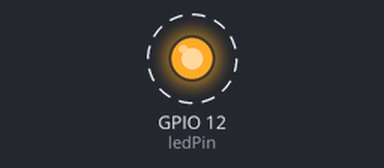
A sketch run on a simulated ESP32. Parts: output pins drawn as LEDs (lit = HIGH). Dashed ring = blinking.

Above: at 0.2 s.
Timing chart, 0 to 3.0 s (numbered marks = the images above):
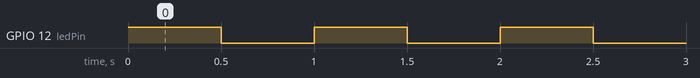

The sketch:

esp32-500ms-pulse.ino
```cpp
#include <Arduino.h>

const int ledPin = 12; // Pin 12 for the LED

void setup() {
  pinMode(ledPin, OUTPUT); // Set the LED pin as an output
}

void loop() {
  digitalWrite(ledPin, HIGH); // Turn on the LED
  delay(500); // Wait for 500 milliseconds
  digitalWrite(ledPin, LOW); // Turn off the LED
  delay(500); // Wait for another 500 milliseconds
}
```

Measured:
- by itself, GPIO 12 (ledPin): alternates HIGH for 0.50 s and LOW for 0.50 s
